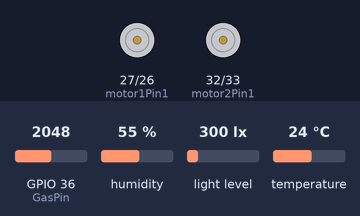
A sketch run on a simulated ESP32. Shown: motor-driver pin pairs drawn as motors (green arrow = first pin HIGH = forward, orange = second pin HIGH = backward, longer = more drive). The test bench sets the inputs (shaded band); at power-on: temperature 24 °C, GPIO 36 (GasPin) = 2048, humidity 55 %, light level 300 lx. WiFi joins after 1.5 s; servers stay silent unless stated; web services answer with replies made up by the test bench; what the sketch prints to the serial monitor is not drawn.

Above: at 3.2 s.
3.3 s: temperature set to 29 °C
8.6 s: temperature set to 32 °C
At 14.0 s:
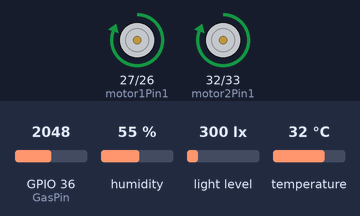
14.3 s: GPIO 36 (GasPin) set to 1566
18.7 s: GPIO 36 (GasPin) set to 1467
At 21.3 s:
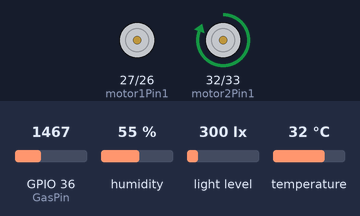
22.2 s: GPIO 36 (GasPin) set to 1540
At 27.3 s:
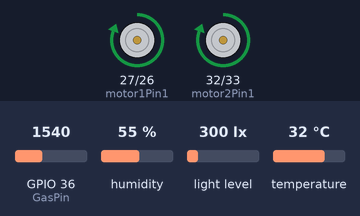
27.6 s: GPIO 36 (GasPin) set to 1460
At 32.1 s:
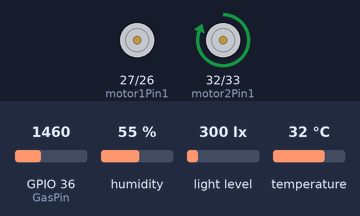
Timing chart, 0 to 33.6 s (numbered marks = the images above; inputs shaded):
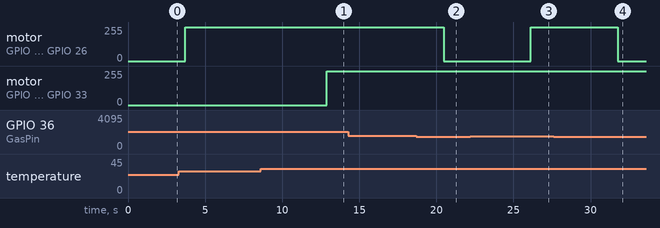

Measured:
- the behaviour switches between 30 and 31 °C on temperature (found by bisection; images 0 and 1)
- the behaviour switches between 1501 and 1500 on GPIO 36 (GasPin) (found by bisection; images 1 and 2)
- after the input at 8.6 s, motor on GPIO 32 (motor2Pin1) / GPIO 33 (motor2Pin2): stopped → forward 255/255 after 4.3 s
- after the input at 14.3 s, every drawn part: stays the same
- after the input at 18.7 s, motor on GPIO 27 (motor1Pin1) / GPIO 26 (motor1Pin2): forward 255/255 → stopped after 1.8 s
- after the input at 22.2 s, motor on GPIO 27 (motor1Pin1) / GPIO 26 (motor1Pin2): stopped → forward 255/255 after 3.9 s
- after the input at 27.6 s, motor on GPIO 27 (motor1Pin1) / GPIO 26 (motor1Pin2): forward 255/255 → stopped after 4.2 s

The sketch:

0103.ino
```cpp
#include <Wire.h>
#include <BH1750.h>
#include <SimpleDHT.h>
#include <WiFi.h>
#include <HTTPClient.h>

//WiFi
const char* ssid = ""; //WiFi ID
const char* password = ""; //WiFi Password
const char* lineToken = "Lr7k3jHvBeaSqBzaij0rhwfr3HPXYHdknVyVDZlxMPV"; // Line Notify Token

// Motor A
int motor1Pin1 = 27;
int motor1Pin2 = 26;

// Motor B
int motor2Pin1 = 32;
int motor2Pin2 = 33;

//Gas
const int GasPin = 36;
const int GasThreshold = 1500;

//Light
BH1750 lightMeter;
int LightThreshold = 100;

//DHT11
int pinDHT11 = 16;
SimpleDHT11 dht11(pinDHT11);
int TempThreshold = 30;


void setup()
{
  Serial.begin(115200);

  WiFi.begin(ssid, password);
  while (WiFi.status() != WL_CONNECTED)
  {
    delay(1000);
    Serial.println("Connecting to WiFi...");
  }
  Serial.println("Connected to WiFi");

  pinMode(GasPin, INPUT);
  pinMode(motor1Pin1,OUTPUT);
  pinMode(motor1Pin2,OUTPUT);
  pinMode(motor2Pin1,OUTPUT);
  pinMode(motor2Pin2,OUTPUT);
  pinMode(pinDHT11,INPUT);

  digitalWrite(motor1Pin1,LOW);
  digitalWrite(motor1Pin2,LOW);
  digitalWrite(motor2Pin1,LOW);
  digitalWrite(motor2Pin2,LOW);

  Wire.begin();

  lightMeter.begin();
}


void loop()
{
  int GasValue = analogRead(GasPin);
  float lux = lightMeter.readLightLevel();

  byte temperature = 0;
  byte humidity = 0;
  int err = SimpleDHTErrSuccess;
  if ((err = dht11.read(&temperature, &humidity, NULL)) != SimpleDHTErrSuccess) {
    Serial.print("Read DHT11 failed, err="); Serial.println(err);delay(1000);
    return;
  }
  delay(1500);

  if (GasValue > GasThreshold) {
    sendLineNotify("煙霧太大了");
    digitalWrite(motor1Pin1,HIGH);
    digitalWrite(motor1Pin2,LOW);
  }
  else {
    digitalWrite(motor1Pin1,LOW);
    digitalWrite(motor1Pin2,LOW);
  }
  delay(1000);

  if (temperature > TempThreshold && lux > LightThreshold){
    digitalWrite(motor2Pin1,HIGH);
    digitalWrite(motor2Pin2,LOW);
    sendLineNotify("發生火災");
  }
  else{
    digitalWrite(motor2Pin1,LOW);
    digitalWrite(motor2Pin2,LOW);
  }
}


void sendLineNotify(String message)
{
  HTTPClient http;
  String url = "https://notify-api.line.me/api/notify";
  http.begin(url);
  http.addHeader("Content-Type", "application/x-www-form-urlencoded");
  http.addHeader("Authorization", "Bearer " + String(lineToken));
  int httpCode = http.POST("message=" + message);
  http.end();
}
```
